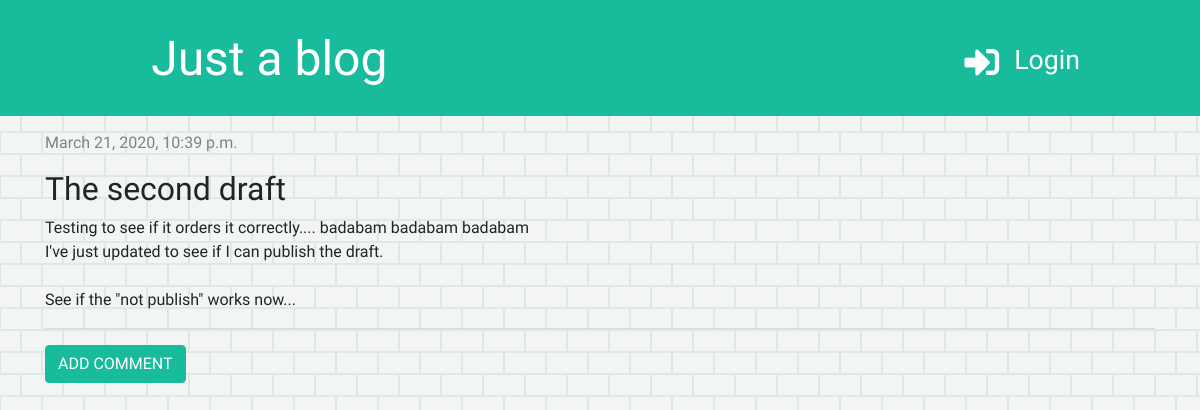
Before: /post/10/ with the older database file.
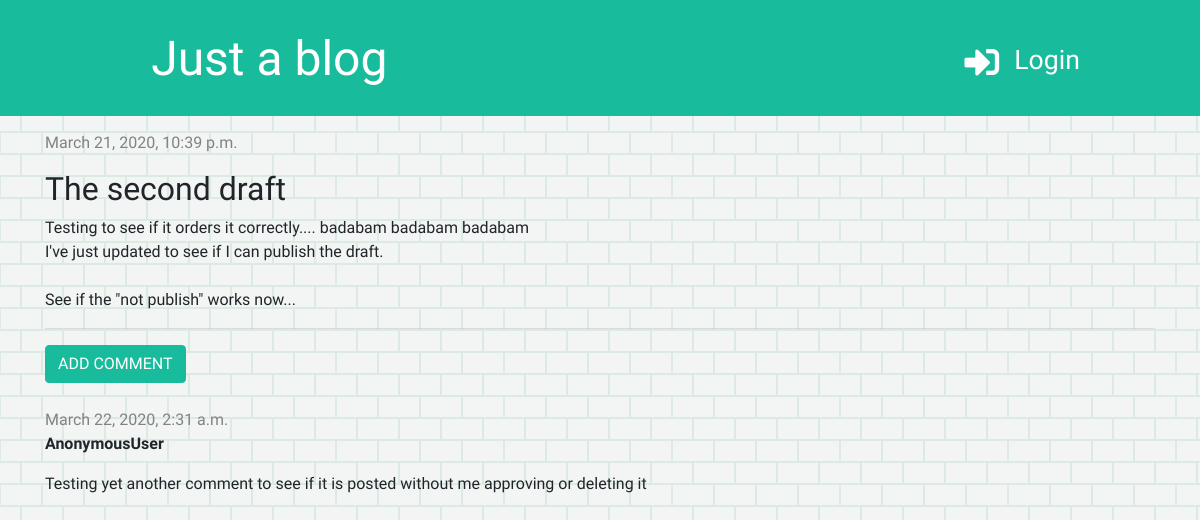
After: the same page with the newer database file.
### blog/models.py (models this page shows, shortened)
class Comment(models.Model):
    post = models.ForeignKey('blog.Post', on_delete=models.CASCADE, related_name='comments')
    author = models.CharField(max_length=20)
    text = models.TextField()
    created_date = models.DateTimeField(default=timezone.now())
    approved = models.BooleanField(default=False)

### blog/views.py (the view)
# urls.py: path('post/<int:pk>/', views.post_detail, name='post_detail'),
def post_detail(request, pk):
    post = get_object_or_404(Post, pk=pk)
    stuff_for_frontend = {'post': post}
    return render(request, 'blog/post_detail.html', stuff_for_frontend)

### blog/templates/blog/post_detail.html (shortened to what this page needs)
{% extends 'blog/base.html' %}
{% block content %}
    <div class="post">
        <div class="date">
            {{ post.published_date }}
        </div>
        <h2 class="detail">{{ post.title }} {% if user.is_authenticated %}<a href="{% url 'post_edit' pk=post.pk %}"><i class="fas fa-edit" style="color: #18BC9C;"></i></a>{% endif %}</h2>
        <p>{{ post.text|linebreaksbr }}</p>
    </div>
    <hr>
    <a href="{% url 'add_comment_to_post' pk=post.pk %}" class="btn btn-primary">ADD COMMENT</a>
    {% for comment in post.comments.all %}
        {% if user.is_authenticated or comment.approved %}
            <div class="comment">
                <div class="date">
                    {{ comment.created_date }}
                </div>
                <p><strong>{{ comment.author }}</strong></p>
                <p>{{ comment.text}}</p>
            </div>
        {% endif %}
    {% empty %}
        <p class="no-comment">Be the first to comment on this topic...</p>
    {% endfor %}
{% endblock %}

Changed rows visible on the page:
added Comment: created_date "March 22, 2020, 2:31 a.m.", author "AnonymousUser", text "Testing yet another comment to see if it is posted without me approving or deleting it"
